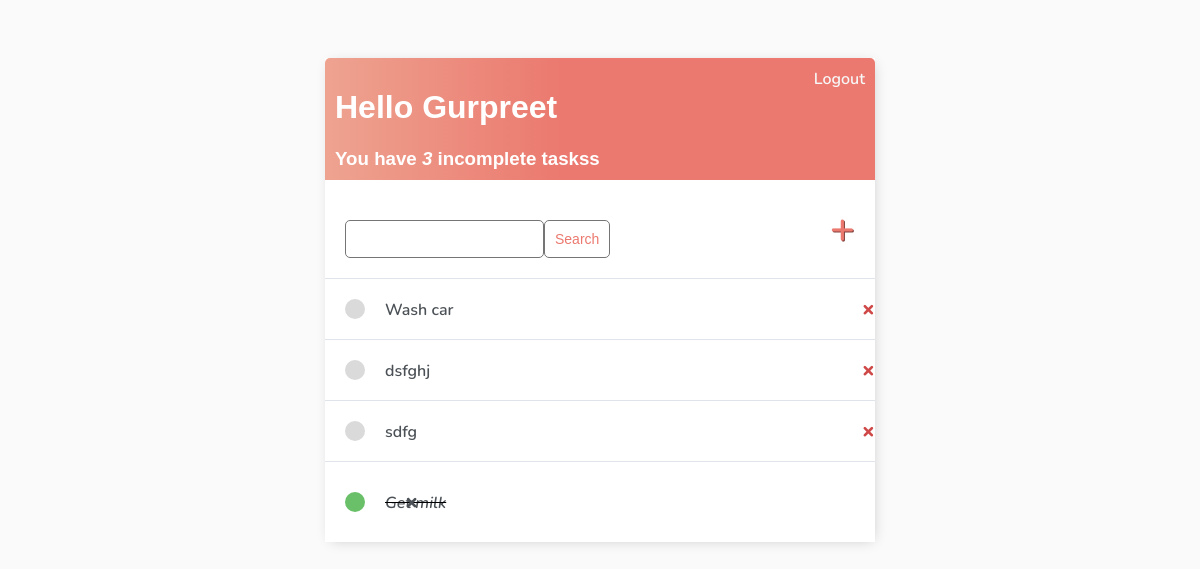
The app's page / (signed in), older data.
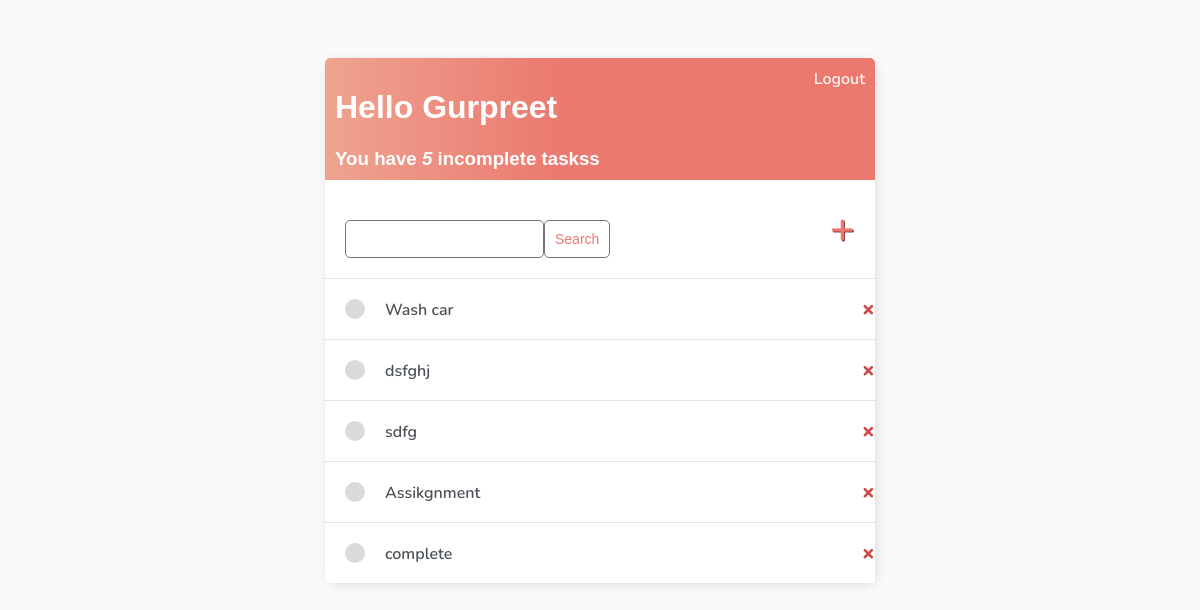
The same page, newer data.
### base/models.py (models this page shows)
class Task(models.Model):
    user = models.ForeignKey(User, on_delete=models.CASCADE, null=True, blank=True)
    title = models.CharField(max_length=200)
    description = models.TextField(null=True, blank=True)
    complete = models.BooleanField(default=False)
    created = models.DateTimeField(auto_now_add=True)
    def __str__(self):
        return self.title
    class Meta:
        ordering = ['complete']

### base/views.py (the view)
# urls.py: path('',TaskList.as_view(),name='tasks'),
class TaskList(LoginRequiredMixin,ListView):
   model =Task
   context_object_name = 'tasks'
   def get_context_data(self, **kwargs):
      context= super().get_context_data(**kwargs)
      context['tasks'] = context['tasks'].filter(user=self.request.user)
      context['count'] = context['tasks'].filter(complete= False).count()
      search_input = self.request.GET.get('search-area')or ''
      if search_input:
         context['tasks'] = context['tasks'].filter(title__startswith=search_input)
      context['search_input']= search_input
      return context

### base/templates/base/task_list.html
{% extends 'base/main.html' %}
{% block content %}
<div class="header-bar">
    <div>
        <h1> Hello {{request.user|title }} </h1>
        <h3 style="margin: 0;"> You have <i>{{count}}</i> incomplete tasks{{count|pluralize:"s"}}</h3>
    </div>
    {% if request.user.is_authenticated %}
    <a href="{% url 'logout' %}">Logout</a>
    {% else %}
    <a href="{% url 'login' %}">Login</a>
    {% endif %}
</div>
<div id="search-add-wrapper">
    <form action="" method="GET" style="margin-top: 20px; display:flex;">
        <input type="text" name="search-area" value="{{search_input}}" id="">
        <input type="submit" name="" id="" value="Search" class="button">
    </form>
    <a  id="add-link" href="{% url 'task-create' %}">&#x2b;</a>
</div>
<div class="task-items-wrapper">
    {% for task in tasks%}
  <div class="task-wrapper">
    {% if task.complete %}
         <div class="task-title">
            <div class="task-complete-icon">
                <i><s><a href="{% url 'task-update' task.id%}">{{  task  }}</a></s></i>
            </div>
            <a class="delete-link" href="{% url 'task-delete' task.id%}">&#215;</a>
            {% else %}
            <div class="task-title">
                <div class="task-incomplete-icon">
                   <a href="{% url 'task-update' task.id %}">{{task}}</a>
                </div>
        </div>
        <a class="delete-link" href="{% url 'task-delete' task.id%}">&#215;</a>
    {% endif %}
  </div>
    {% empty %}
    <h3>No items</h3>
    {% endfor %}
</div>
{% endblock content %}

### base/templates/base/main.html (shortened to what this page needs)
<!DOCTYPE html>
<html lang="en">
<head>
</head>
<body>
    <div class="container">
        {% block content %} {% endblock content %}
    </div>
</body>
</html>

### base/templates/base/main.html (style rules this page uses)
body { background-color: #FAFAFA; font-family: 'Nunito', sans-serif; padding-top: 50px; }
h1, h2, h3, h4, h5, h6 { font-family: 'Raleway', sans-serif; }
a, p { color: #4b5156 }
a { font-weight: 600; }
.container { max-width: 550px; margin: auto; background-color: #fff; -webkit-box-shadow: 2px 2px 13px -4px rgba(0, 0, 0, 0.21); box-shadow: 2px 2px 13px -4px rgba(0, 0, 0, 0.21); }
input { outline: none; border: none; }
.header-bar { display: flex; justify-content: space-between; color: #fff; padding: 10px; border-radius: 5px 5px 0 0; background: linear-gradient(90deg, #EEA390 0%, #EB796F 43%, #EB796F 100%); }
.header-bar a { color: rgb(247, 247, 247); text-decoration: none; }
.task-wrapper { display: flex; align-items: center; justify-content: space-between; background-color: #fff; border-top: 1px solid #dfe4ea; overflow: hidden; }
.task-title { display: flex; align-items: center; padding: 20px; }
.task-title a { text-decoration: none; color: #4b5156; margin-left: 40px; flex-grow: 1; white-space: nowrap; overflow: hidden; text-overflow: ellipsis; }
.task-incomplete-icon { height: 20px; width: 20px; background-color: rgb(218, 218, 218); border-radius: 50%; }
.delete-link { text-decoration: none; font-weight: 900; color: #cf4949; font-size: 22px; line-height: 0; padding: 20px 0px; }
#add-link { color: #EB796F; text-decoration: none; font-size: 42px; text-shadow: 1px 1px #81413b; }
#search-add-wrapper { display: flex; justify-content: space-between; align-items: center; padding: 20px; }
input[type=text], input[type=password], textarea { border: 1px solid #757575; border-radius: 5px; padding: 10px; width: 90%; }
::placeholder { font-weight: 300; opacity: 0.5; }
.button { border: 1px solid #757575; background-color: #FFF; color: #EB796F; padding: 10px; font-size: 14px; border-radius: 5px; cursor: pointer; text-decoration: none; }

Row changes from the older to the newer data that the page shows:
removed Task: title "Get milk"
added Task: title "Assikgnment"
added Task: title "complete"
Text that changed along with them:
{{ count }}: "3" → "5"
